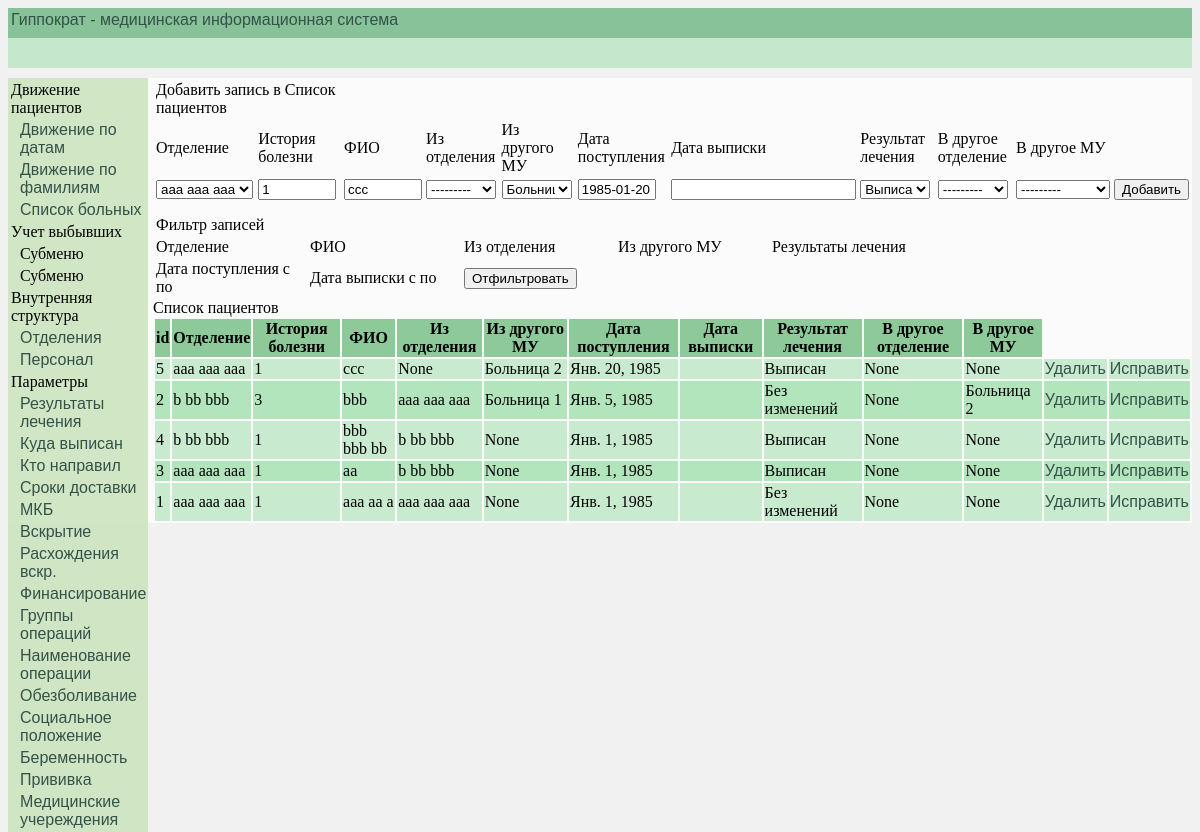
The app's page /edit_list_pat_view/5/ with its own data.
### ListOfPatients/models.py (models this page shows)
class ListPatView(models.Model):
    depart = models.ForeignKey(InternalStructure, on_delete=models.SET_NULL, null=True,
                               verbose_name='Отделение', related_name='depart')
    history = models.CharField(verbose_name='История болезни', max_length=40)
    full_name = models.CharField(verbose_name='ФИО', max_length=40)
    arrived_from_depart = models.ForeignKey(InternalStructure, on_delete=models.SET_NULL, null=True,
                                            verbose_name='Поступил из отделения', related_name='from_depart')
    arrived_from_hosp = models.ForeignKey(MedicalInstitution, on_delete=models.SET_NULL, null=True,
                                          verbose_name='Поступил из другого МУ', related_name='from_hosp')
    date_arrived = models.DateField(verbose_name='Дата поступления', null=True, db_index=True)
    date_released = models.DateField(verbose_name='Дата выписки', null=True, db_index=True)
    treatment_result = models.ForeignKey(TreatmentResult, on_delete=models.SET_NULL, null=True,
                                         verbose_name='Результат лечения')
    transfer_to_depart = models.ForeignKey(InternalStructure, on_delete=models.SET_NULL, null=True,
                                           verbose_name='Переведен в другое отделение',related_name='to_depart')
    transfer_to_hospital = models.ForeignKey(MedicalInstitution, on_delete=models.SET_NULL, null=True,
                                             verbose_name='Переведен в дрогое МУ', related_name='to_hosp')
    class Meta:
        verbose_name_plural = 'Список пациентов'
        verbose_name = 'Список пациентов'
        ordering = ['-date_arrived']

### InternalStructure/models.py (models this page shows)
class TreatmentResult(models.Model):
    treatment_result = models.CharField(db_index=True, verbose_name='Результат лечения', max_length=40)
    class Meta():
        verbose_name_plural = 'Результат лечения'
        verbose_name = 'Результат лечения'
        ordering = ['treatment_result']
    def __str__(self):
        return self.treatment_result

class InternalStructure(models.Model):
    NameDepart = models.CharField(db_index=True, verbose_name='Отделение', max_length=40)
    TotalBeds = models.IntegerField(verbose_name='Всего коек')
    UsedBeds = models.IntegerField(verbose_name='Занято коек')
    UnusedBeds = models.IntegerField(verbose_name='Свободно коек')
    class Meta():
        verbose_name_plural = 'Внутренняя структура'
        verbose_name = 'Внутренняя структура'
        ordering = ['NameDepart']
    def __str__(self):
        return self.NameDepart

class MedicalInstitution(models.Model):
    medical_institution = models.CharField(db_index=True, verbose_name='Медицинское учреждение', max_length=40)
    class Meta():
        verbose_name_plural = 'Медицинские учреждения'
        verbose_name = 'Медицинское учреждение'
        ordering = ['medical_institution']
    def __str__(self):
        return self.medical_institution

### ListOfPatients/views.py (the view)
# urls.py: path('edit_list_pat_view/<int:id_record>/', edit_record, {'model': ListPatView,
def edit_record(request, id_record, model, edit_form, template):
    edit_id = model.objects.get(pk=id_record)
    list_of_records = model.objects.all()
    if request.method == 'POST':
        edit_id_form = edit_form(request.POST, instance=edit_id)
        if edit_id_form.is_valid():
            edit_id_form.save()
            rev = template
            return HttpResponseRedirect(reverse(rev),
                                        {'list_of_records': list_of_records})
    else:
        edit_id_form = edit_form(instance=edit_id)
        return render(request, 'Main/' + template + '.html', {'list_of_records': list_of_records,
                                                              'rec_form': edit_id_form})

### ListOfPatients/forms.py
class ListPatViewForms(forms.ModelForm):
    depart = forms.ModelChoiceField(queryset=InternalStructure.objects.all())
    history = forms.CharField(max_length=40)
    full_name = forms.CharField(max_length=40)
    arrived_from_depart = forms.ModelChoiceField(queryset=InternalStructure.objects.all(), required=False)
    arrived_from_hosp = forms.ModelChoiceField(queryset=MedicalInstitution.objects.all(), required=False)
    date_arrived = forms.DateField(required=False)
    date_released = forms.DateField(required=False)
    treatment_result = forms.ModelChoiceField(queryset=TreatmentResult.objects.all())
    transfer_to_depart = forms.ModelChoiceField(queryset=InternalStructure.objects.all(), required=False)
    transfer_to_hospital = forms.ModelChoiceField(queryset=MedicalInstitution.objects.all(), required=False)
    class Meta:
        model = ListPatView
        fields = ('depart', 'history', 'full_name', 'arrived_from_depart', 'arrived_from_hosp', 'date_arrived',
                  'date_released', 'treatment_result', 'transfer_to_depart', 'transfer_to_hospital')

### Main/templates/Main/list_pat_view.html
{% extends "Main/base.html" %}
{% block content %}
{% include "ListOfPatients/list_pat_view.html" %}
{% endblock %}

### ListOfPatients/templates/ListOfPatients/list_pat_view.html (shortened to what this page needs)
{% load static %}
<!DOCTYPE html>
<html lang="ru">
<head>
    <link rel="stylesheet" type="text/css" href="{% static 'ListOfPatients/css/list_pat_view.css' %}" >
</head>
<body>
<div id="add_pat">
    <table class="table_add_pat">
        <tr>
            <td colspan="2">Добавить запись в Список пациентов</td>
        </tr>
         <tr>
             <td>Отделение</td>
             <td>История болезни</td>
             <td>ФИО</td>
             <td>Из отделения</td>
             <td>Из другого МУ</td>
             <td>Дата поступления</td>
             <td>Дата выписки</td>
             <td>Результат лечения</td>
             <td>В другое отделение</td>
             <td>В другое МУ</td>
        </tr>
        <tr>
            <form method="POST">
                <td>{{ rec_form.depart }}</td>
                <td>{{ rec_form.history }}</td>
                <td>{{ rec_form.full_name }}</td>
                <td>{{ rec_form.arrived_from_depart }}</td>
                <td>{{ rec_form.arrived_from_hosp }}</td>
                <td>{{ rec_form.date_arrived }}</td>
                <td>{{ rec_form.date_released }}</td>
                <td>{{ rec_form.treatment_result }}</td>
                <td>{{ rec_form.transfer_to_depart }}</td>
                <td>{{ rec_form.transfer_to_hospital }}</td>
                <td><input type="submit" value="Добавить" ></td>
            </form>
        </tr>
    </table>
</div>
<div>
            <form action="/filter_record_list_pat_view/" method="POST">
                 <table id="table_filter">
                    <tr><td>Фильтр записей</td></tr>
                     <tr>
                        <td>Отделение {{ filter_form.depart }}</td>
                        <td>ФИО {{ filter_form.full_name }}</td>
                        <td>Из отделения {{ filter_form.arrived_from_depart }}</td>
                        <td>Из другого МУ {{ filter_form.arrived_from_hosp }}</td>
                        <td>Результаты лечения {{ filter_form.treatment_result }}</td>
                    </tr>
                    <tr>
                        <td>Дата поступления c {{ filter_form.start_date_arrived }} по {{ filter_form.end_date_arrived }}</td>
                        <td>Дата выписки c {{ filter_form.start_date_released }} по {{ filter_form.end_date_released }}</td>
                        <td><input type="submit" value="Отфильтровать" ></td>
                    </tr>
                 </table>
            </form>
</div>
<div>Список пациентов</div>
<table id="Table_list">
    <tr class="Table_list_pat_head">
        <th>id</th>
        <th>Отделение</th>
        <th>История болезни</th>
        <th>ФИО</th>
        <th>Из отделения</th>
        <th>Из другого МУ</th>
        <th>Дата поступления</th>
        <th>Дата выписки</th>
        <th>Результат лечения</th>
        <th>В другое отделение</th>
        <th>В другое МУ</th>
    </tr>
        {% for rec in list_of_records %}
            <tr>
                <td>{{ rec.id }}</td>
                <td>{{ rec.depart }}</td>
                <td>{{ rec.history }}</td>
                <td>{{ rec.full_name }}</td>
                <td>{{ rec.arrived_from_depart }}</td>
                <td>{{ rec.arrived_from_hosp }}</td>
                <td>{{ rec.date_arrived }}</td>
                <td>{{ rec.date_release }}</td>
                <td>{{ rec.treatment_result }}</td>
                <td>{{ rec.transfer_to_depart }}</td>
                <td>{{ rec.transfer_to_hospital }}</td>
                <td><a href="{% url 'delete_list_pat_view' id_record=rec.id %}">Удалить</a></td>
                <td><a href="{% url 'edit_list_pat_view' id_record=rec.id %}">Исправить</a></td>
             </tr>
        {% endfor %}
</table>
</body>
</html>

### Main/static/Main/css/index.css (style rules this page uses)
a { font-family: sans-serif; text-decoration: none; }
a:link { color: #34524a; }
body { background: #ecececb2; }

### ListOfPatients/static/ListOfPatients/css/list_pat_view.css (style rules this page uses)
#Table_list th { background: #50995e5e; }
#Table_list tbody tr:nth-child(odd) { background: #b3e5bd; }
#Table_list tbody tr:nth-child(even) { background: #b3e5bdb2; }
#table_filter td { text-align: left; width: 150px; }
#add_pat { margin-bottom: 10px; }
#id_history { width: 70px; }
#id_full_name { width: 70px; }
#id_arrived_from_depart { width: 70px; }
#id_arrived_from_hosp { width: 70px; }
#id_date_arrived { width: 70px; }
#id_treatment_result { width: 70px; }
#id_transfer_to_depart { width: 70px; }

### records on screen
ListPatView: depart "aaa aaa aaa", history "1", full_name "ccc", arrived_from_depart "---------", arrived_from_hosp "Больница 2", date_arrived "1985-01-20", transfer_to_depart "---------", transfer_to_hospital "---------", id "5", arrived_from_depart "None", date_arrived "Янв. 20, 1985", treatment_result "Выписан", transfer_to_depart "None", transfer_to_hospital "None"
TreatmentResult: treatment_result "Выписан"
ListPatView: id "2", depart "b bb bbb", history "3", full_name "bbb", arrived_from_depart "aaa aaa aaa", arrived_from_hosp "Больница 1", date_arrived "Янв. 5, 1985", treatment_result "Без изменений", transfer_to_depart "None", transfer_to_hospital "Больница 2"
ListPatView: id "4", depart "b bb bbb", history "1", full_name "bbb bbb bb", arrived_from_depart "b bb bbb", arrived_from_hosp "None", date_arrived "Янв. 1, 1985", treatment_result "Выписан", transfer_to_depart "None", transfer_to_hospital "None"
ListPatView: id "3", depart "aaa aaa aaa", history "1", full_name "aa", arrived_from_depart "b bb bbb", arrived_from_hosp "None", date_arrived "Янв. 1, 1985", treatment_result "Выписан", transfer_to_depart "None", transfer_to_hospital "None"
ListPatView: id "1", depart "aaa aaa aaa", history "1", full_name "aaa aa a", arrived_from_depart "aaa aaa aaa", arrived_from_hosp "None", date_arrived "Янв. 1, 1985", treatment_result "Без изменений", transfer_to_depart "None", transfer_to_hospital "None"
